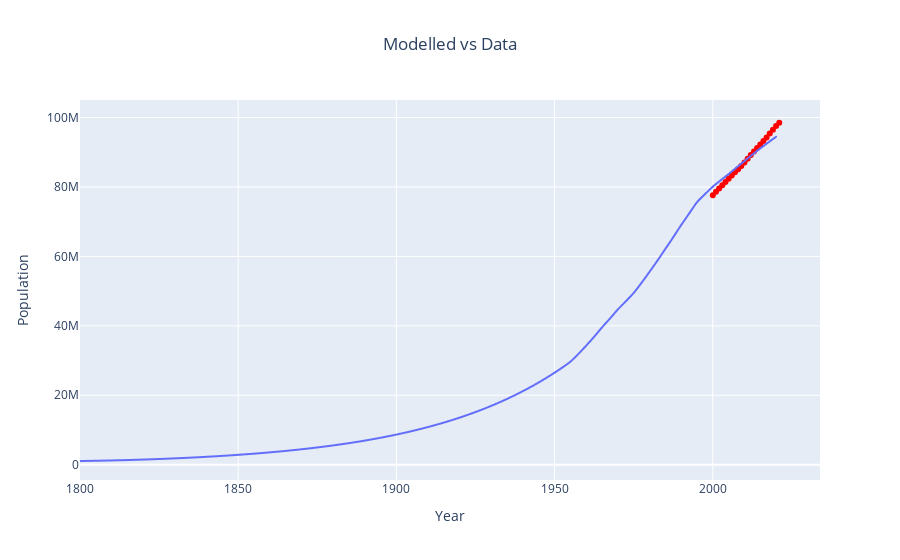

Notebook source saved alongside this figure:
### Code cell
fig2_1 = px.line(
    derived_df_0,
    x=derived_df_0.index,
    y="total_population",
)
plots = {"total_population": {
      "title": "Population size",
      "output_key": "total_population",
      "times": [2009.0, 2019.0],
      "values": [86025000, 96484000],
      "quantiles": [0.025, 0.25, 0.5, 0.75, 0.975]
    },
     "notifications": {
      "title": "Notifications",
      "output_key": "notifications",
      "times": [2013.0, 2014.0, 2015.0, 2016.0, 2017.0, 2018.0, 2019.0, 2020.0, 2021.0, 2022.0],
      "values": [102196, 102087, 102676, 102527, 105733, 102171, 104505, 101795, 78935, 103804],
      "quantiles": [0.025, 0.25, 0.5, 0.75, 0.975]
    },
    "percentage_latent": {
      "title": "Percentage Latent",
      "output_key": "percentage_latent",
      "times": [2016.0],
      "values": [30.8],
      "quantiles": [0.025, 0.25, 0.5, 0.75, 0.975]
    },
    }
fig2_2 = px.scatter(x= pop.index, y = pop.values)
fig2_2.update_traces(marker=dict(color="red"))
fig2_3 = go.Figure(
    data=fig2_1.data + fig2_2.data,
)
fig2_3.update_layout(
    title="Modelled vs Data", title_x=0.5, xaxis_title="Year", yaxis_title="Population"
)
fig2_3.show()

### Figure 1 — Plotly figure (JSON) as saved in the notebook; plotly's stock layout.template omitted (floating-point values rounded to 4 significant figures; data arrays with more than 128 entries replaced by an {"elided": "..."} marker saying what was removed)
{"data": [{"hovertemplate": "index=%{x}<br>total_population=%{y}<extra></extra>", "legendgroup": "", "line": {"color": "#636efa", "dash": "solid"}, "marker": {"symbol": "circle"}, "mode": "lines", "name": "", "showlegend": false, "type": "scattergl", "x": {"elided": "2201 float values"}, "xaxis": "x", "y": {"elided": "2201 float values"}, "yaxis": "y"}, {"hovertemplate": "x=%{x}<br>y=%{y}<extra></extra>", "legendgroup": "", "marker": {"color": "red", "symbol": "circle"}, "mode": "markers", "name": "", "orientation": "v", "showlegend": false, "type": "scatter", "x": [2000, 2001, 2002, 2003, 2004, 2005, 2006, 2007, 2008, 2009, 2010, 2011, 2012, 2013, 2014, 2015, 2016, 2017, 2018, 2019, 2020, 2021], "xaxis": "x", "y": [77630900, 78620500, 79537700, 80467400, 81436400, 82392100, 83311200, 84218500, 85118700, 86025000, 87067300, 88145800, 89202900, 90191400, 91203800, 92228600, 93250700, 94286000, 95385200, 96484000, 97582690, 98504400], "yaxis": "y"}], "layout": {"title": {"text": "Modelled vs Data", "x": 0.5}, "xaxis": {"title": {"text": "Year"}}, "yaxis": {"title": {"text": "Population"}}}}
